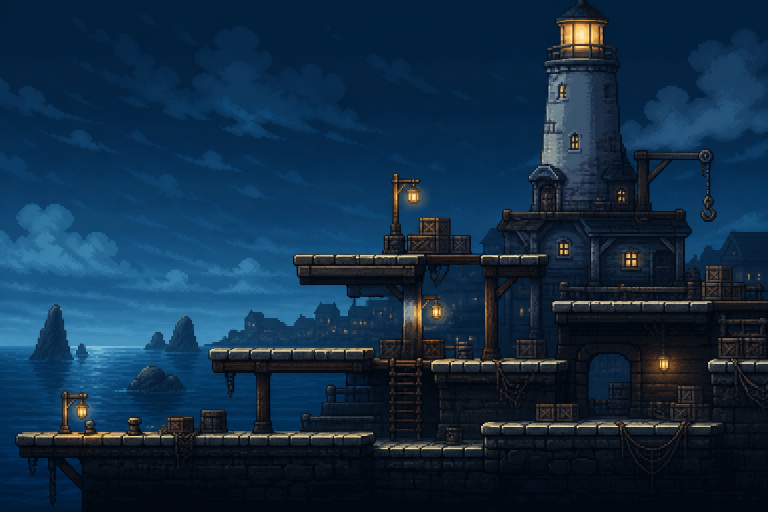
#> input picture games/the-last-light/scenes/scene-fe3fd0ff-8b14-4020-8c2a-9083dfda4275/map/map_overall.png, 1536 x 1024 px (shown at 1/2 size)
$ python -i vision_evidence.py   (imports and definitions only)
#> lines starting #> are read from the running program, lines starting #| are printed output that depends on the picture
"""Evidence panels and a bounded second look at proposed visual findings."""
from __future__ import annotations
import base64
import io
import math
from pathlib import Path
from typing import Literal
from PIL import Image, ImageDraw
from pydantic import BaseModel, ConfigDict, Field
from .motion_constraints import Phase

REVIEW_PROTOCOL_VERSION = 6
MAX_VISUAL_REQUESTS = 2
MAX_VERIFIED_ISSUES = 8
MAX_CONTEXT_FRAMES = 8

# [4 lines that did not run here, left out]

# [9 lines that did not run here, left out]

# [3 lines that did not run here, left out]


# [4 lines left out: function image_part, not called in this run]


def raster(path, size=256):
#> called with size = 256
    with Image.open(path) as source:
#> source is the input picture: PIL image 1536x1024 RGBA; mean R, G, B, A 17.3, 44.8, 69.2, 255
        image = source.convert("RGBA")
        canvas = Image.new("RGBA", image.size, (70,70,70,255))
        canvas.alpha_composite(image)
        # Preserve aspect ratio and pixel edges; never stretch the sprite.
        image = canvas.convert("RGB")
        image.thumbnail((size,size), Image.Resampling.NEAREST) if max(image.size)>size else None
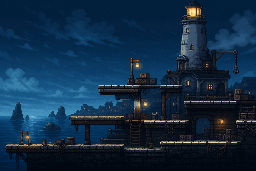
#> image: PIL image 256x171 RGB; mean R, G, B 17.1, 44.5, 69
        scale = min(size/image.width, size/image.height)
#> scale = 1
        image = image.resize((round(image.width*scale), round(image.height*scale)), Image.Resampling.NEAREST)
        result = Image.new("RGB", (size,size), (70,70,70))
#> result: PIL image 256x256 RGB; every value is 70
        result.paste(image, ((size-image.width)//2,(size-image.height)//2))
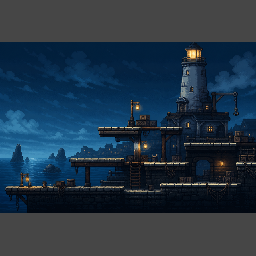
#> result: PIL image 256x256 RGB; mean R, G, B 34.6, 53, 69.3
        return result


# [63 lines left out: functions verification_content, verified_issues, not called in this run]

>>> result = raster('../../../games/the-last-light/scenes/scene-fe3fd0ff-8b14-4020-8c2a-9083dfda4275/map/map_overall.png')
